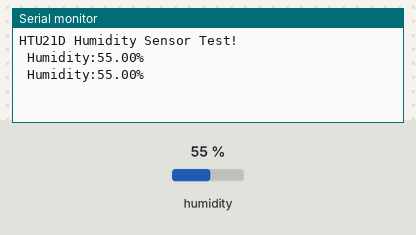
The sketch below on a simulated Arduino Uno, built with avr-gcc and run on an emulated ATmega328P. Parts: the last lines printed to the serial monitor. The test bench sets the inputs (shaded band); at power-on: humidity 55 %.

Above: at 4.8 s.
4.9 s: humidity set to 22 %
At 9.3 s:
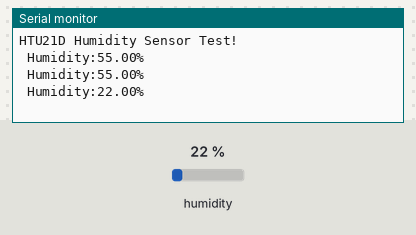
9.9 s: humidity set to 40 %
At 13.1 s:
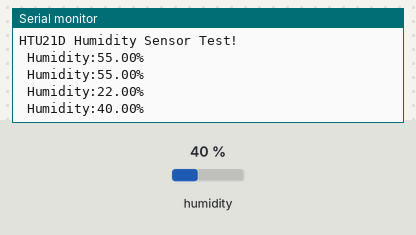
Timing chart, 0 to 14.6 s (numbered marks = the images above; inputs shaded):
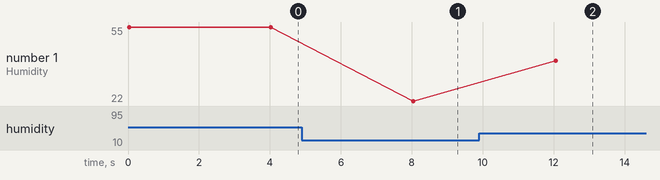

The sketch:

humidity_test.ino
```cpp
// (licence header left out)
#include <Wire.h>
#include "SparkFunHTU21D.h"

//Create an instance of the object
HTU21D myHumidity;

void setup()
{
  Serial.begin(9600);
  Serial.println("HTU21D Humidity Sensor Test!");
  myHumidity.begin();
}

void loop()
{

  Serial.print(" Humidity:");Serial.print(myHumidity.readHumidity());
  Serial.print("%");

  Serial.println();
  delay(4000);
}
```

Measured:
- after the input at 4.9 s, the serial monitor: prints a new line after 3.1 s (image 1)
- after the input at 9.9 s, the serial monitor: prints a new line after 2.2 s (image 2)
- plotted number 1: 55 → 22 after the input at 4.9 s, 22 → 40 after the input at 9.9 s
